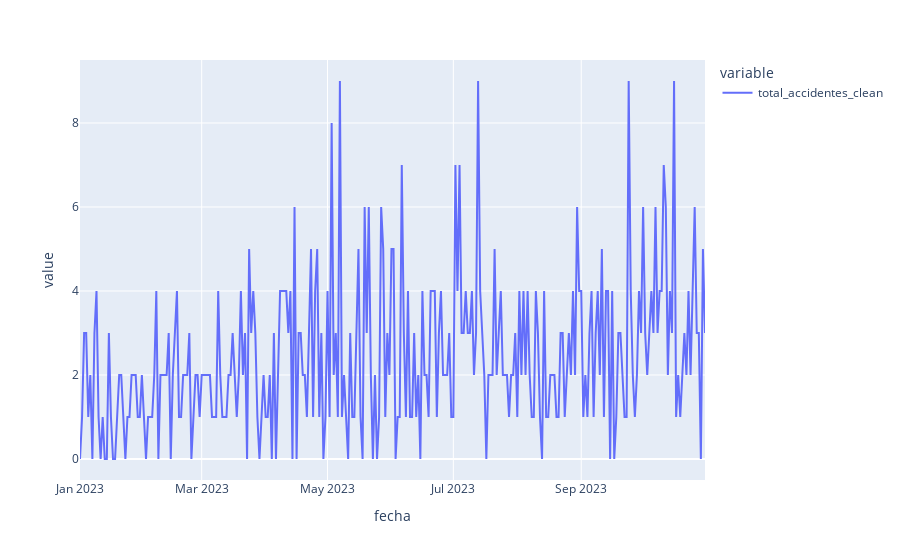

Write notebook code for a chart like this one.
### Code cell
px.line(accidentes_2023['total_accidentes_clean'])

### Figure 1 — Plotly figure (JSON) as saved in the notebook; plotly's stock layout.template omitted (floating-point values rounded to 4 significant figures; data arrays with more than 128 entries replaced by an {"elided": "..."} marker saying what was removed)
{"data": [{"hovertemplate": "variable=total_accidentes_clean<br>fecha=%{x}<br>value=%{y}<extra></extra>", "legendgroup": "total_accidentes_clean", "line": {"color": "#636efa", "dash": "solid"}, "marker": {"symbol": "circle"}, "mode": "lines", "name": "total_accidentes_clean", "orientation": "v", "showlegend": true, "type": "scatter", "x": {"elided": "304 str values"}, "xaxis": "x", "y": {"elided": "304 int values"}, "yaxis": "y"}], "layout": {"legend": {"title": {"text": "variable"}, "tracegroupgap": 0}, "margin": {"t": 60}, "xaxis": {"anchor": "y", "domain": [0, 1], "title": {"text": "fecha"}}, "yaxis": {"anchor": "x", "domain": [0, 1], "title": {"text": "value"}}}}
